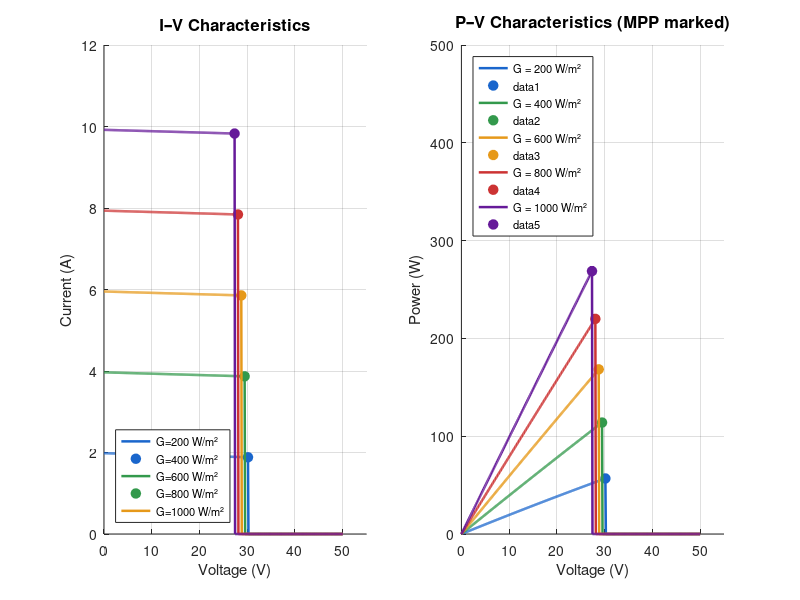

The MATLAB script that drew this image: (Note: this script raises an error after producing the figure.)
%% =========================================================
%  SOLAR_MODEL.M  —  Photovoltaic (PV) System Modelling
%  Single-diode model | I-V & P-V curves | Real parameters
%% =========================================================
%
%  Physical model used:
%      I = Iph - I0 * (exp((V + I*Rs)/(n*Vt)) - 1) - (V + I*Rs)/Rsh
%
%  Reference module: Trina Solar TSM-400 (400 W, 72-cell)
%
%% =========================================================

%% ── Module Parameters (Standard Test Conditions, STC) ───
% STC: G = 1000 W/m², Tc = 25 °C, AM 1.5

Isc_ref   = 9.93;        % Short-circuit current (A)
Voc_ref   = 49.5;        % Open-circuit voltage (V)
Impp_ref  = 9.38;        % MPP current (A)
Vmpp_ref  = 42.6;        % MPP voltage (V)
Pmpp_ref  = 400;         % Rated power (W)
Ns        = 72;          % Cells in series
n_ideal   = 1.3;         % Ideality factor
T_ref     = 25 + 273.15; % Reference temp (K)
G_ref     = 1000;        % Reference irradiance (W/m²)

% Temperature coefficients
alpha_Isc =  0.05e-2;    % /°C  (fraction)
beta_Voc  = -0.30e-2;    % /°C

% Derived physical constants
q  = 1.602e-19;          % Electron charge (C)
k  = 1.381e-23;          % Boltzmann constant (J/K)

%% ── Helper: Compute I-V curve via Newton-Raphson ─────────
function [V_vec, I_vec, P_vec] = iv_curve(Iph, I0, Rs, Rsh, n, Vt, Voc)
    V_vec = linspace(0, Voc*1.01, 500);
    I_vec = zeros(size(V_vec));
    I_est = Iph;                        % initial guess
    for j = 1:length(V_vec)
        V = V_vec(j);
        for iter = 1:50                 % Newton-Raphson
            F  = I_est - Iph + I0*(exp((V + I_est*Rs)/(n*Vt)) - 1) ...
                       + (V + I_est*Rs)/Rsh;
            dF = 1 + I0*Rs/(n*Vt)*exp((V + I_est*Rs)/(n*Vt)) + Rs/Rsh;
            I_new = I_est - F/dF;
            if abs(I_new - I_est) < 1e-9, break; end
            I_est = I_new;
        end
        I_vec(j) = max(I_est, 0);
    end
    P_vec = V_vec .* I_vec;
end

%% ── Baseline STC Parameters ──────────────────────────────
Tc   = T_ref;
G    = G_ref;
Vt   = n_ideal * k * Tc / q;

% Photocurrent
Iph  = (G/G_ref) * (Isc_ref + alpha_Isc*(Tc - T_ref));

% Saturation current (from Voc)
% Approximate Rs and Rsh from datasheet slopes
Rs   = 0.35;    % Ω  (series resistance)
Rsh  = 300;     % Ω  (shunt resistance)

% I0 from open-circuit: 0 = Iph - I0*(exp(Voc/(n*Vt))-1) - Voc/Rsh
I0   = (Iph - Voc_ref/Rsh) / (exp(Voc_ref/(n_ideal*Vt)) - 1);

fprintf('  ── Solar Module Parameters (STC) ──\n');
fprintf('     Iph  = %.4f A\n', Iph);
fprintf('     I0   = %.3e A\n', I0);
fprintf('     Rs   = %.2f Ω,  Rsh = %.0f Ω\n', Rs, Rsh);
fprintf('     Vt   = %.4f V\n\n', Vt);

%% ── Figure 1: I-V & P-V at Different Irradiances ─────────
figure('Name','Solar PV — Irradiance Effect','NumberTitle','off',...
       'Color','white','Position',[100 100 900 420]);

irradiances = [200, 400, 600, 800, 1000];   % W/m²
colors = [0.1 0.4 0.8; 0.2 0.6 0.3; 0.9 0.6 0.1; ...
          0.8 0.2 0.2; 0.4 0.1 0.6];

subplot(1,2,1); hold on; grid on;
subplot(1,2,2); hold on; grid on;

mpp_G = zeros(length(irradiances), 3);   % store [V_mpp, I_mpp, P_mpp]
for i = 1:length(irradiances)
    G_i   = irradiances(i);
    Iph_i = (G_i/G_ref) * Isc_ref;
    [V_i, I_i, P_i] = iv_curve(Iph_i, I0, Rs, Rsh, n_ideal, Vt, Voc_ref);

    [Pmpp_i, idx] = max(P_i);
    mpp_G(i,:) = [V_i(idx), I_i(idx), Pmpp_i];

    subplot(1,2,1);
    plot(V_i, I_i, 'Color', colors(i,:), 'LineWidth', 1.8);
    plot(V_i(idx), I_i(idx), 'o', 'Color', colors(i,:), ...
         'MarkerFaceColor', colors(i,:), 'MarkerSize', 7);

    subplot(1,2,2);
    plot(V_i, P_i, 'Color', colors(i,:), 'LineWidth', 1.8,...
         'DisplayName', sprintf('G = %d W/m²', G_i));
    plot(V_i(idx), Pmpp_i, 'o', 'Color', colors(i,:), ...
         'MarkerFaceColor', colors(i,:), 'MarkerSize', 7);
end

subplot(1,2,1);
xlabel('Voltage (V)', 'FontSize', 11);
ylabel('Current (A)', 'FontSize', 11);
title('I–V Characteristics', 'FontSize', 12, 'FontWeight', 'bold');
xlim([0 55]); ylim([0 12]);
legend(arrayfun(@(g) sprintf('G=%d W/m²',g), irradiances, 'UniformOutput',false),...
       'Location','southwest','FontSize',8);

subplot(1,2,2);
xlabel('Voltage (V)', 'FontSize', 11);
ylabel('Power (W)', 'FontSize', 11);
title('P–V Characteristics (MPP marked)', 'FontSize', 12, 'FontWeight', 'bold');
xlim([0 55]); ylim([0 500]);
legend('Location','northwest','FontSize',8);
sgtitle('Solar PV Module — Effect of Irradiance (T = 25 °C)',...
        'FontSize', 13, 'FontWeight', 'bold');

%% ── Figure 2: Effect of Temperature ─────────────────────
figure('Name','Solar PV — Temperature Effect','NumberTitle','off',...
       'Color','white','Position',[100 560 900 420]);

temps_C = [0, 15, 25, 45, 65];   % °C
colors2 = [0.0 0.5 0.9; 0.3 0.7 0.3; 0.1 0.1 0.1; ...
           0.9 0.4 0.0; 0.8 0.1 0.1];

subplot(1,2,1); hold on; grid on;
subplot(1,2,2); hold on; grid on;

mpp_T = zeros(length(temps_C), 3);
for i = 1:length(temps_C)
    Tc_i  = temps_C(i) + 273.15;
    Vt_i  = n_ideal * k * Tc_i / q;
    dT    = Tc_i - T_ref;
    Iph_i = Isc_ref * (1 + alpha_Isc * dT);
    Voc_i = Voc_ref  * (1 + beta_Voc  * dT);
    I0_i  = (Iph_i - Voc_i/Rsh) / (exp(Voc_i/(n_ideal*Vt_i)) - 1);

    [V_i, I_i, P_i] = iv_curve(Iph_i, I0_i, Rs, Rsh, n_ideal, Vt_i, Voc_i);
    [Pmpp_i, idx] = max(P_i);
    mpp_T(i,:) = [V_i(idx), I_i(idx), Pmpp_i];

    subplot(1,2,1);
    plot(V_i, I_i, 'Color', colors2(i,:), 'LineWidth', 1.8);
    plot(V_i(idx), I_i(idx), 'o', 'Color', colors2(i,:),...
         'MarkerFaceColor', colors2(i,:), 'MarkerSize', 7);

    subplot(1,2,2);
    plot(V_i, P_i, 'Color', colors2(i,:), 'LineWidth', 1.8,...
         'DisplayName', sprintf('T = %d °C', temps_C(i)));
    plot(V_i(idx), Pmpp_i, 'o', 'Color', colors2(i,:),...
         'MarkerFaceColor', colors2(i,:), 'MarkerSize', 7);
end

subplot(1,2,1);
xlabel('Voltage (V)','FontSize',11); ylabel('Current (A)','FontSize',11);
title('I–V Characteristics','FontSize',12,'FontWeight','bold');
xlim([0 58]); ylim([0 12]);
legend(arrayfun(@(t) sprintf('T=%d °C',t), temps_C,'UniformOutput',false),...
       'Location','southwest','FontSize',8);

subplot(1,2,2);
xlabel('Voltage (V)','FontSize',11); ylabel('Power (W)','FontSize',11);
title('P–V Characteristics (MPP marked)','FontSize',12,'FontWeight','bold');
xlim([0 58]); ylim([0 500]);
legend('Location','northwest','FontSize',8);
sgtitle('Solar PV Module — Effect of Cell Temperature (G = 1000 W/m²)',...
        'FontSize',13,'FontWeight','bold');

%% ── Figure 3: Daily Solar Generation Profile ─────────────
figure('Name','Solar — Daily Energy Profile','NumberTitle','off',...
       'Color','white','Position',[1020 100 620 420]);

hours = 0:0.5:23.5;
% Typical irradiance profile (clear day, south-facing panel, Chennai)
G_day = max(0, 950 * sin(pi*(hours - 5.5)/13).^1.3 .* (hours>=5.5 & hours<=18.5));
% Random cloud variation
rng(42);
cloud = 1 - 0.15*rand(size(G_day));
G_day = G_day .* cloud;

% Cell temperature follows ambient + NOCT correction
T_amb  = 28 + 8*sin(pi*(hours-6)/12);   % °C
NOCT   = 45;
Tc_day = T_amb + (NOCT - 20)/800 .* G_day;

% Power output per module
P_day = zeros(size(hours));
for i = 1:length(hours)
    if G_day(i) < 10, continue; end
    Tc_i  = Tc_day(i) + 273.15;
    Vt_i  = n_ideal * k * Tc_i / q;
    dT    = Tc_i - T_ref;
    Iph_i = (G_day(i)/G_ref) * (Isc_ref + alpha_Isc*dT);
    Voc_i = Voc_ref * (1 + beta_Voc*dT);
    I0_i  = max(1e-15,(Iph_i - Voc_i/Rsh)/(exp(Voc_i/(n_ideal*Vt_i))-1));
    [~, ~, P_i] = iv_curve(Iph_i, I0_i, Rs, Rsh, n_ideal, Vt_i, Voc_i);
    P_day(i) = max(P_i);
end

% Scale to 10-module array (4 kW system)
N_modules  = 10;
eta_inv    = 0.97;
P_array    = P_day * N_modules * eta_inv / 1000;   % kW

% Energy (kWh) — trapezoidal integration
E_daily_solar = trapz(hours, P_array);

yyaxis left
area(hours, G_day, 'FaceColor',[1 0.85 0.3],'EdgeColor',[0.9 0.7 0],...
     'FaceAlpha',0.6,'DisplayName','Irradiance (W/m²)');
ylabel('Solar Irradiance (W/m²)','FontSize',11);
ylim([0 1300]);

yyaxis right
plot(hours, P_array, 'b-','LineWidth',2,'DisplayName','PV Output (kW)');
ylabel('Array Power Output (kW)','FontSize',11);
ylim([0 5.5]);

xlabel('Time of Day (h)','FontSize',11);
title(sprintf('Daily Solar PV Generation Profile\n(10 × 400 W modules, E_{daily} = %.2f kWh)',...
      E_daily_solar),'FontSize',12,'FontWeight','bold');
legend('Location','north','FontSize',9);
grid on; xlim([0 24]);
xticks(0:2:24);

fprintf('  ── Solar Array Results ──\n');
fprintf('     Array size      : %d modules × %d W = %.1f kW\n',...
        N_modules, Pmpp_ref, N_modules*Pmpp_ref/1000);
fprintf('     Daily energy     : %.2f kWh\n', E_daily_solar);
fprintf('     Peak irradiance  : %.0f W/m²\n\n', max(G_day));

% Export variables for hybrid analysis
save('solar_results.mat','P_array','E_daily_solar','G_day','Tc_day','hours');
